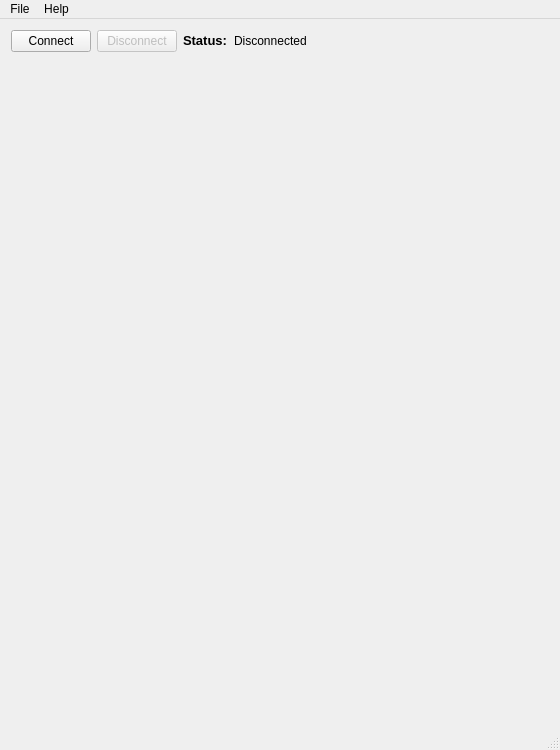
<?xml version="1.0" encoding="UTF-8"?>
<ui version="4.0">
 <author>Michael Simpson</author>
 <class>TACWindowClass</class>
 <widget class="QMainWindow" name="TACWindowClass">
  <property name="geometry">
   <rect>
    <x>0</x>
    <y>0</y>
    <width>560</width>
    <height>750</height>
   </rect>
  </property>
  <property name="minimumSize">
   <size>
    <width>555</width>
    <height>725</height>
   </size>
  </property>
  <property name="windowTitle">
   <string>%1 Test Automation Controller</string>
  </property>
  <property name="windowIcon">
   <iconset resource="resources/TAC.qrc">
    <normaloff>:/TAC.png</normaloff>:/TAC.png</iconset>
  </property>
  <widget class="QWidget" name="layoutWidget">
   <layout class="QVBoxLayout" name="verticalLayout">
    <item>
     <layout class="QHBoxLayout" name="horizontalLayout">
      <item>
       <widget class="QPushButton" name="_connectButton">
        <property name="text">
         <string>Connect</string>
        </property>
       </widget>
      </item>
      <item>
       <widget class="QPushButton" name="_disconnectButton">
        <property name="enabled">
         <bool>false</bool>
        </property>
        <property name="text">
         <string>Disconnect</string>
        </property>
       </widget>
      </item>
      <item>
       <widget class="QLabel" name="label_16">
        <property name="sizePolicy">
         <sizepolicy hsizetype="Minimum" vsizetype="Preferred">
          <horstretch>0</horstretch>
          <verstretch>0</verstretch>
         </sizepolicy>
        </property>
        <property name="text">
         <string>&lt;html&gt;&lt;head/&gt;&lt;body&gt;&lt;p&gt;&lt;span style=&quot; font-size:10pt; font-weight:600;&quot;&gt;Status:&lt;/span&gt;&lt;/p&gt;&lt;/body&gt;&lt;/html&gt;</string>
        </property>
       </widget>
      </item>
      <item>
       <widget class="QLabel" name="_deviceStatusLabel">
        <property name="text">
         <string>Disconnected</string>
        </property>
        <property name="textFormat">
         <enum>Qt::TextFormat::RichText</enum>
        </property>
       </widget>
      </item>
      <item>
       <spacer name="horizontalSpacer_9">
        <property name="orientation">
         <enum>Qt::Orientation::Horizontal</enum>
        </property>
        <property name="sizeHint" stdset="0">
         <size>
          <width>40</width>
          <height>20</height>
         </size>
        </property>
       </spacer>
      </item>
     </layout>
    </item>
    <item>
     <widget class="TACFrame" name="_tacFrame" native="true">
      <property name="sizePolicy">
       <sizepolicy hsizetype="Preferred" vsizetype="Expanding">
        <horstretch>0</horstretch>
        <verstretch>0</verstretch>
       </sizepolicy>
      </property>
     </widget>
    </item>
   </layout>
  </widget>
  <widget class="QMenuBar" name="_menuBar">
   <property name="geometry">
    <rect>
     <x>0</x>
     <y>0</y>
     <width>560</width>
     <height>22</height>
    </rect>
   </property>
   <widget class="QMenu" name="menuFile">
    <property name="title">
     <string>File</string>
    </property>
    <addaction name="actionConnect"/>
    <addaction name="actionDisconnect"/>
    <addaction name="separator"/>
    <addaction name="actionPreferences"/>
    <addaction name="separator"/>
    <addaction name="actionQuit"/>
   </widget>
   <widget class="QMenu" name="menuHelp">
    <property name="title">
     <string>Help</string>
    </property>
    <addaction name="actionContents"/>
    <addaction name="separator"/>
    <addaction name="actionAbout"/>
    <addaction name="actionRate_Me"/>
    <addaction name="actionSubmit_Bug_Report"/>
   </widget>
   <addaction name="menuFile"/>
   <addaction name="menuHelp"/>
  </widget>
  <widget class="QStatusBar" name="_statusbar"/>
  <action name="actionExit">
   <property name="text">
    <string>Exit</string>
   </property>
  </action>
  <action name="actionConnect">
   <property name="text">
    <string>Connect...</string>
   </property>
  </action>
  <action name="actionDisconnect">
   <property name="text">
    <string>Disconnect</string>
   </property>
  </action>
  <action name="actionPreferences">
   <property name="text">
    <string>Preferences...</string>
   </property>
  </action>
  <action name="actionQuit">
   <property name="text">
    <string>Quit</string>
   </property>
  </action>
  <action name="actionContents">
   <property name="text">
    <string>Contents</string>
   </property>
  </action>
  <action name="actionAbout">
   <property name="text">
    <string>About...</string>
   </property>
  </action>
  <action name="actionRate_Me">
   <property name="text">
    <string>Rate Me...</string>
   </property>
  </action>
  <action name="actionSubmit_Bug_Report">
   <property name="icon">
    <iconset resource="resources/TAC.qrc">
     <normaloff>:/BugWriter.png</normaloff>:/BugWriter.png</iconset>
   </property>
   <property name="text">
    <string>Submit Bug Report</string>
   </property>
  </action>
 </widget>
 <layoutdefault spacing="6" margin="11"/>
 <customwidgets>
  <customwidget>
   <class>TACFrame</class>
   <extends>QWidget</extends>
   <header>TACFrame.h</header>
   <container>1</container>
  </customwidget>
 </customwidgets>
 <resources>
  <include location="resources/TAC.qrc"/>
 </resources>
 <connections/>
</ui>
